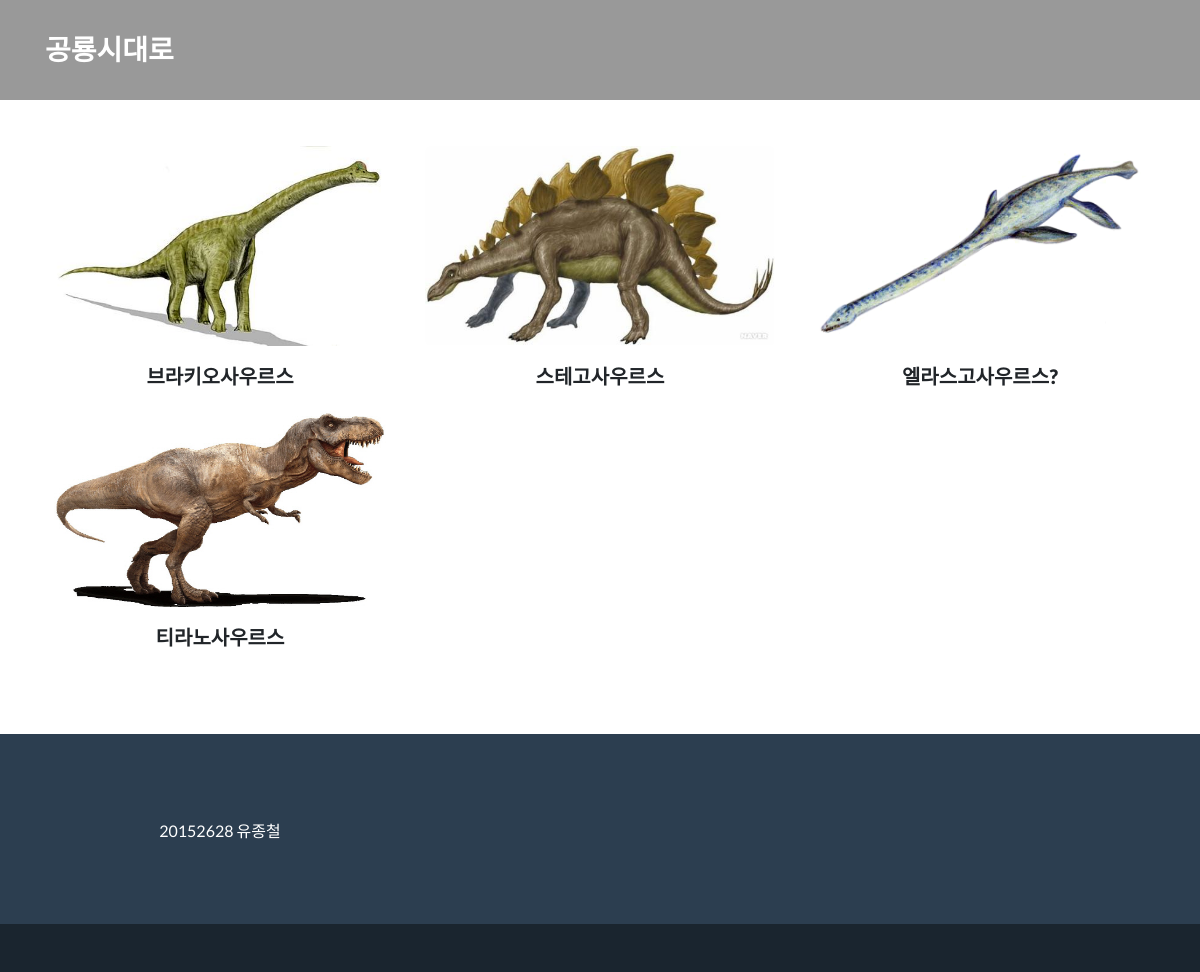
/list/, run on an earlier commit of the app's database.
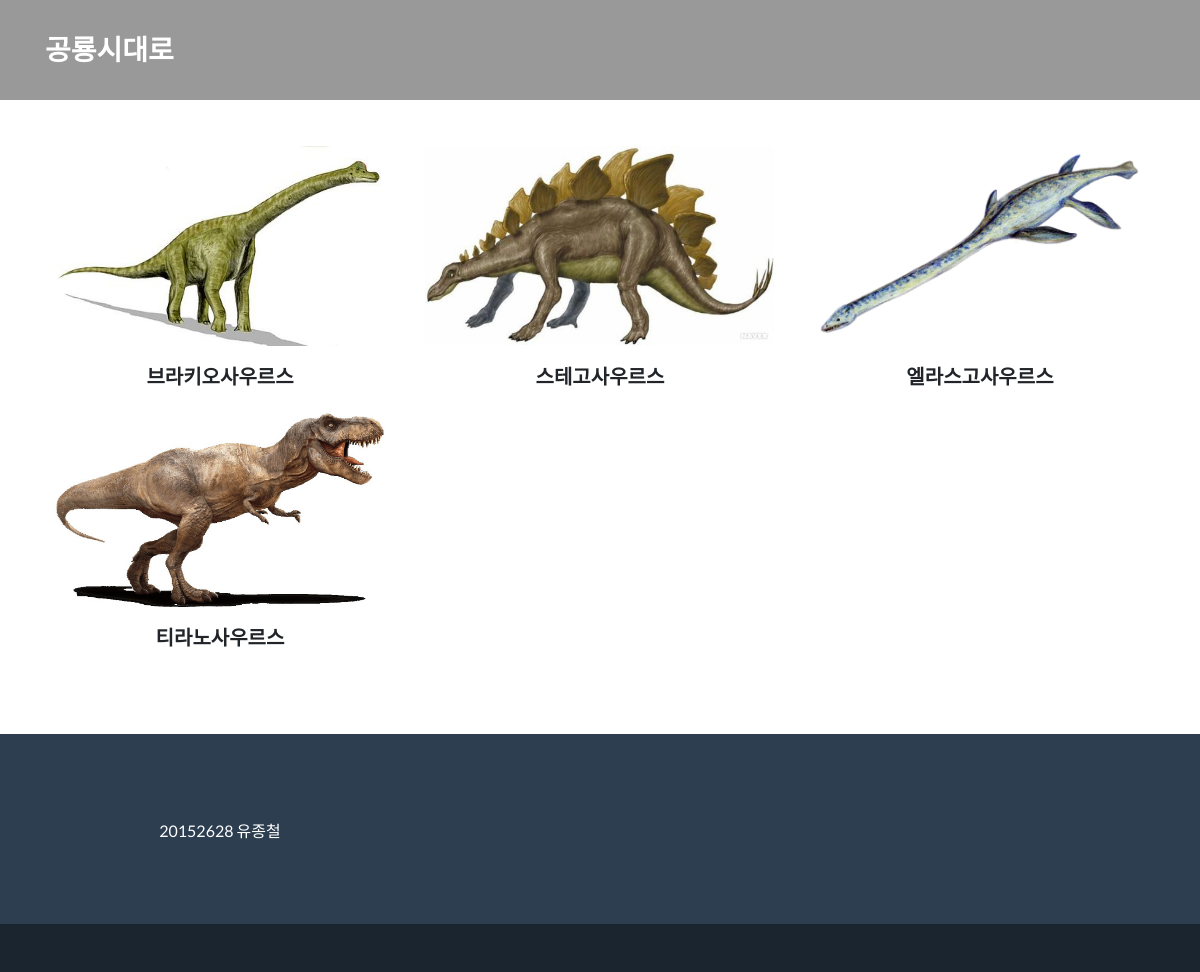
And on a later commit of the database.
### dinolists/models.py (models this page shows)
class Dinolist(models.Model):
    image = models.ImageField(upload_to='images/')
    name = models.CharField(max_length=30)
    overview = models.CharField(max_length=5000)
    character = models.CharField(max_length=5000)

### dinolists/views.py (the view)
# urls.py: path('list/',dinolists.views.dlist),
def dlist(request):
	dinolists = Dinolist.objects
	return render(request, 'list.html', {'dinolists' : dinolists.all, 'count': range(dinolists.count())})

### dinolists/templates/list.html (shortened to what this page needs)
{% load static %}
<!DOCTYPE html>
<html lang="en">
<head>
<link  href="{% static 'freelancer.min.css' %}" rel="stylesheet">
  <link href="vendor/fontawesome-free/css/all.min.css" rel="stylesheet" type="text/css">
</head>
<body id="page-top" style="background-image: url({% static 'green.jpg' %});">
  <nav class="fixed-top" id="mainNav">
    <div class="container">
      <a class="navbar-brand js-scroll-trigger" href="/">공룡시대로</a>
    </div>
  </nav>
  <header>
  </header>
  <section class="page-section portfolio" id="portfolio">
    <div class="container">
      <div class="row">
      {% for i in dinolists %}
        <div class="col-md-6 col-lg-4">
          <div id="cap" class="portfolio-item mx-auto" style="margin-bottom:15px;">
            <a href="../detail/{{i.name}}"><img class="img-fluid" src='{{i.image.url}}' style ="width:400px; height:200px; "        alt=""></a>
          </div>
          <p style="text-align:center; font-weight:900;font-size:20px">{{i.name}}</p>
        </div>
      {% endfor %}
    </div>
  </section>
  <footer class="footer text-center">
    <div class="container">
      <div class="row">
        <div class="col-lg-4">
        <p class="lead mb-0">
        <small>20152628 유종철</small></p>
        </div>
      </div>
    </div>
  </footer>
  <section class="copyright py-4 text-center text-white">
  </section>
</body>
</html>

What changed in the data, as far as the page shows it:
changed Dinolist: name "엘라스고사우르스?" → "엘라스고사우르스"
